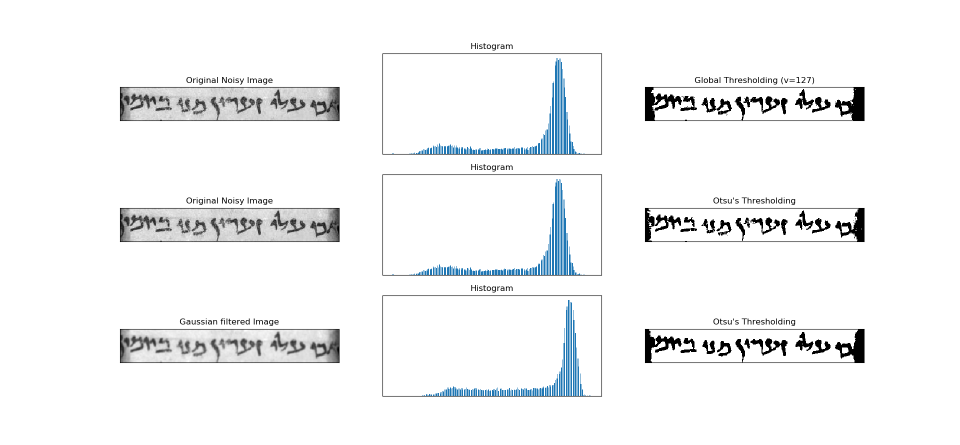
#> input picture Otsu_Character.png, 1920 x 890 px, given as the content of the folder images, which was not available (shown at 1/2 size)
$ python final9X1Y_v2.py
#> lines starting #> are read from the running program, lines starting #| are printed output that depends on the picture; after the words box and inside, x2 and y2 are one past the last pixel; in counts of white or black regions, pixels touching at a corner belong together; pictures that were not available may be replaced by others from this repository, and a replacement may not be noted
import numpy as np
import cv2
import os
import math
from skimage import filters
from skimage import morphology
from tqdm import tqdm
import numpy as np
import pandas as pd
import sys

# [11 lines of commented-out code are left out]
import csv


# used to sort contours from left to right top to bottom
# [6 lines left out: function get_contour_rank, not called in this run]


def convert_scroll_to_imgs(imagefolder_path):
#> called with imagefolder_path = 'images'
    print("Converting scrolls to imgs")
    #imagefolder_path = 'images'

    marked_words_path = 'marked_words'
    segmented_char_path = 'segmented_characters'

    directories = [marked_words_path, segmented_char_path]

    # make directories if they do not yet exist
    for path in directories:
        if not os.path.exists(path):
            os.mkdir(path)
            print("Directory " + str(path) + " created")

    images = os.listdir(imagefolder_path)
    for scroll in images:
        # skip hidden files (this is necessary for some filing systems)
        if not scroll.startswith('.'):
            # read image
            image_path = imagefolder_path + '/' + scroll
            im = cv2.imread(image_path)
#> im is the input picture: shape (890, 1920, 3); mean B, G, R 244.9, 244.2, 243.2
            print("Finding characters in image: %s" % image_path)

            # set appropriate format for threshold function
            imgray = cv2.cvtColor(im, cv2.COLOR_BGR2GRAY)

            ################### find scroll contour ######################
            # reduce noise
            imgray = cv2.medianBlur(imgray, 45)
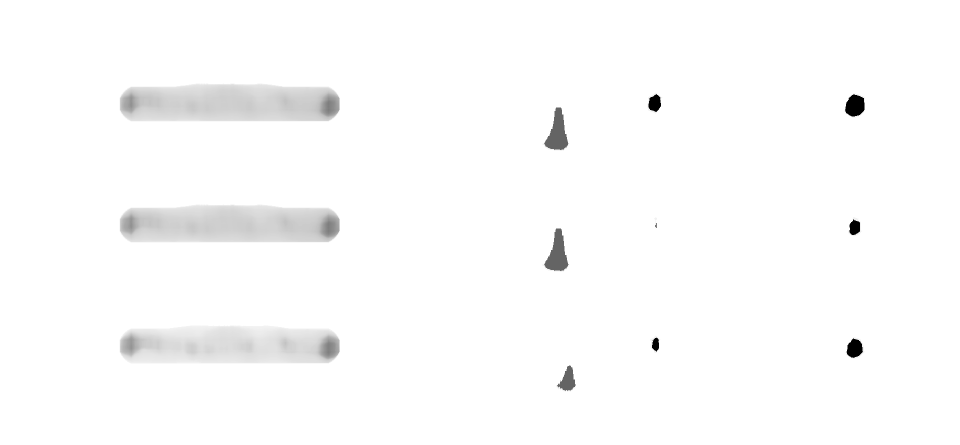
#> imgray: shape (890, 1920) (shown at 1/2 size); min 0, max 255, mean 251.5

            # get threshold value
            val = filters.threshold_otsu(imgray)
#> val = 174

            # thresholding using value from otsu
            ret, binary = cv2.threshold(imgray, val, 255, cv2.THRESH_BINARY)
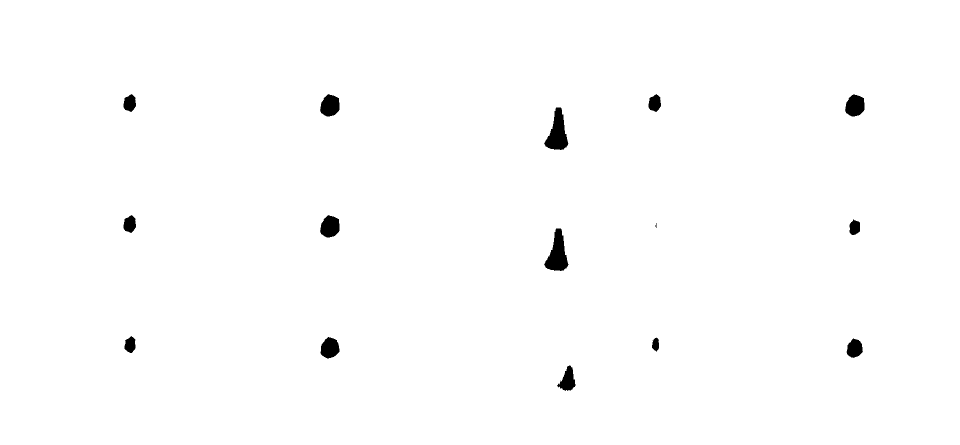
#> binary: shape (890, 1920) (shown at 1/2 size); 99.1% white; 16 black regions (2 under 20 px)
#> ret = 174
            (contours, _) = cv2.findContours(binary, cv2.RETR_EXTERNAL, cv2.CHAIN_APPROX_NONE)
#> contours = 1 contour; box (x1, y1, x2, y2) and area: (0, 0, 1920, 890) 1705991

            # sort contours descending
            contours.sort(key=len, reverse=True)

            # center of image
            imX = im.shape[1] / 2
#> imX = 960
            imY = im.shape[0] / 2
#> imY = 445

            # for the 4 largest contours, compute the distance to center of image
            distance = -1
            n_contour = min(4, len(contours))  # there are not always 4 contours
#> n_contour = 1
            for c in range(0, n_contour):
                # calculate moments of binary image
                M = cv2.moments(contours[c])

                # calculate x and y coordinate of center of mass
                cX = int(M["m10"] / M["m00"])
                cY = int(M["m01"] / M["m00"])

                newDistance = math.sqrt(math.pow(imX - cX, 2) + math.pow(imY - cY, 2))

                if distance == -1 or newDistance < distance:
                    distance = newDistance
                    goodContour = c
#> this loop made 1 pass
#> (cX, cY, newDistance, distance) on pass 1: (959, 444, 1.41, 1.41)
#> after the loop, distance = 1.41; goodContour = 0

            # keep contour
            mask = np.zeros(im.shape[:2], dtype="uint8")
            cv2.drawContours(mask, contours, goodContour, (255, 255, 255), cv2.FILLED)
#> mask: shape (890, 1920); every value is 255
            im = cv2.bitwise_or(im, im, mask=mask)

            bk = np.full(im.shape, 255, dtype=np.uint8)  # white bk
            mask = cv2.bitwise_not(mask)
#> mask: shape (890, 1920); every value is 0
            bk_masked = cv2.bitwise_and(bk, bk, mask=mask)
#> bk_masked: shape (890, 1920, 3); every value is 0
#> bk: shape (890, 1920, 3); every value is 255
            im = cv2.bitwise_or(im, bk_masked)

            ##################### remove holes #####################

            # set appropriate format for threshold function
            imgray = cv2.cvtColor(im, cv2.COLOR_BGR2GRAY)

            # find contour
            (_, thresh) = cv2.threshold(imgray, 15, 255, cv2.THRESH_BINARY)
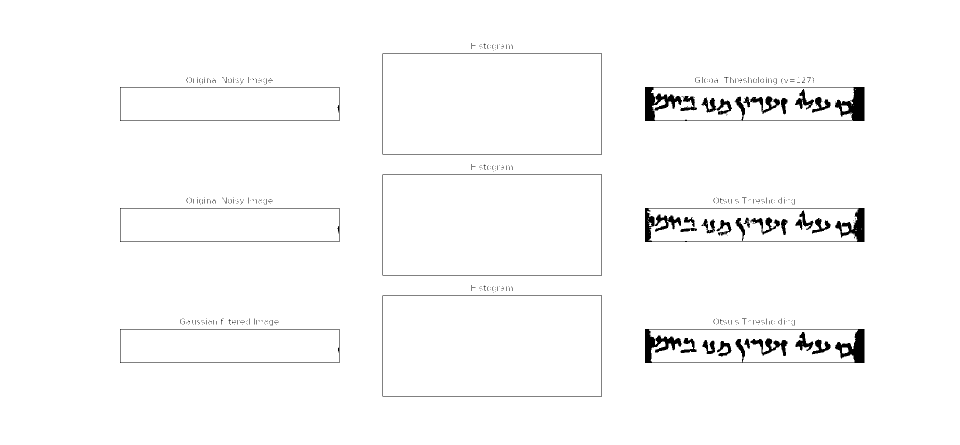
#> thresh: shape (890, 1920) (shown at 1/2 size); 98% white; 581 black regions (542 under 20 px)
            (contours, _) = cv2.findContours(thresh, cv2.RETR_TREE, cv2.CHAIN_APPROX_NONE)
#> contours = 747 contours, 661 with area under 20; largest, box (x1, y1, x2, y2) and area: (0, 0, 1920, 890) 1705991, (764, 590, 1205, 794) 89318, (764, 348, 1205, 552) 89318, (764, 106, 1205, 310) 89318, (766, 592, 1203, 792) 86764

            # keep patch without holes
            mask = np.full(im.shape[:2], 255, dtype=np.uint8)
            for c in range(0, len(contours)):
                if (len(contours[c]) < 7000 and len(contours[c]) > 280):
                    # print("contour: %d", len(contours[c]))
                    cv2.drawContours(mask, contours, c, (0, 0, 0), cv2.FILLED)
            im = cv2.bitwise_or(im, im, mask=mask)

            bk = np.full(im.shape, 255, dtype=np.uint8)  # white bk
            mask = cv2.bitwise_not(mask)
            bk_masked = cv2.bitwise_and(bk, bk, mask=mask)

            no_holes = cv2.bitwise_or(im, bk_masked)

            ##################### binarize image #####################
            image = cv2.imread(imagefolder_path + '/' + scroll)

            # set appropriate format for threshold function
            image_gray = cv2.cvtColor(image, cv2.COLOR_BGR2GRAY)

            # get threshold value
            val = filters.threshold_otsu(image_gray)
#> val = 153

            im_gray = cv2.cvtColor(no_holes, cv2.COLOR_BGR2GRAY)

            # binarize image without holes using value from otsu
            ret, binary = cv2.threshold(im_gray, val, 255, cv2.THRESH_BINARY_INV)
#> ret = 153

            # ################## remove small noise ########################

            # perform opening by reconstruction to remove small objects and maintain original characters
            # (erosion then dilation)
            kernel = np.ones((5, 5), np.uint8)
            img_erosion = cv2.erode(binary, kernel, iterations=1)
            marker = img_erosion.copy()
            mask = binary.copy()
            img_open_rec = morphology.reconstruction(marker, mask, method='dilation')
#> img_open_rec: shape (890, 1920) float64; every value is 0

            ################## fill small holes ########################

            # perform closing on binary image to fill small holes (dilation then erosion)
            kernel = np.ones((5, 5), np.uint8)
            img_closed = cv2.dilate(img_open_rec, kernel, iterations=1)
            img_closed = cv2.erode(img_closed, kernel, iterations=1)
            img_closed_inv = cv2.bitwise_not(img_closed)
#> img_closed_inv: shape (890, 1920) float64; every value is NaN or infinite

            ################## remove remaining noise by regular opening ###################

            # convert image to uint8 to pass to openCV functions
            img_closed = cv2.convertScaleAbs(img_closed)

            # remove more noise by erosion
            kernel = np.ones((3, 3), np.uint8)
            img_eroded2 = cv2.erode(img_closed, kernel, iterations=1)

            # ################## find words ########################

            # find contours
            (ctrs, hierarchy) = cv2.findContours(img_eroded2, cv2.RETR_EXTERNAL, cv2.CHAIN_APPROX_SIMPLE)
#> ctrs = []

            # sort contours
            ctrs.sort(key=lambda x: get_contour_rank(x, img_eroded2.shape[1]))

            # get scroll name without extension
            folder = scroll[:-4]

            # make directory
            if not os.path.exists(segmented_char_path + '/' + folder):
                os.mkdir(segmented_char_path + '/' + folder)

            # copy read image
            image = np.copy(im)
            image_copy = np.copy(im)
            image_copy2 = np.copy(im)

            # get the actual inner list of hierarchy descriptions
#> (the run stopped early here; a loop or call above may not have finished)
